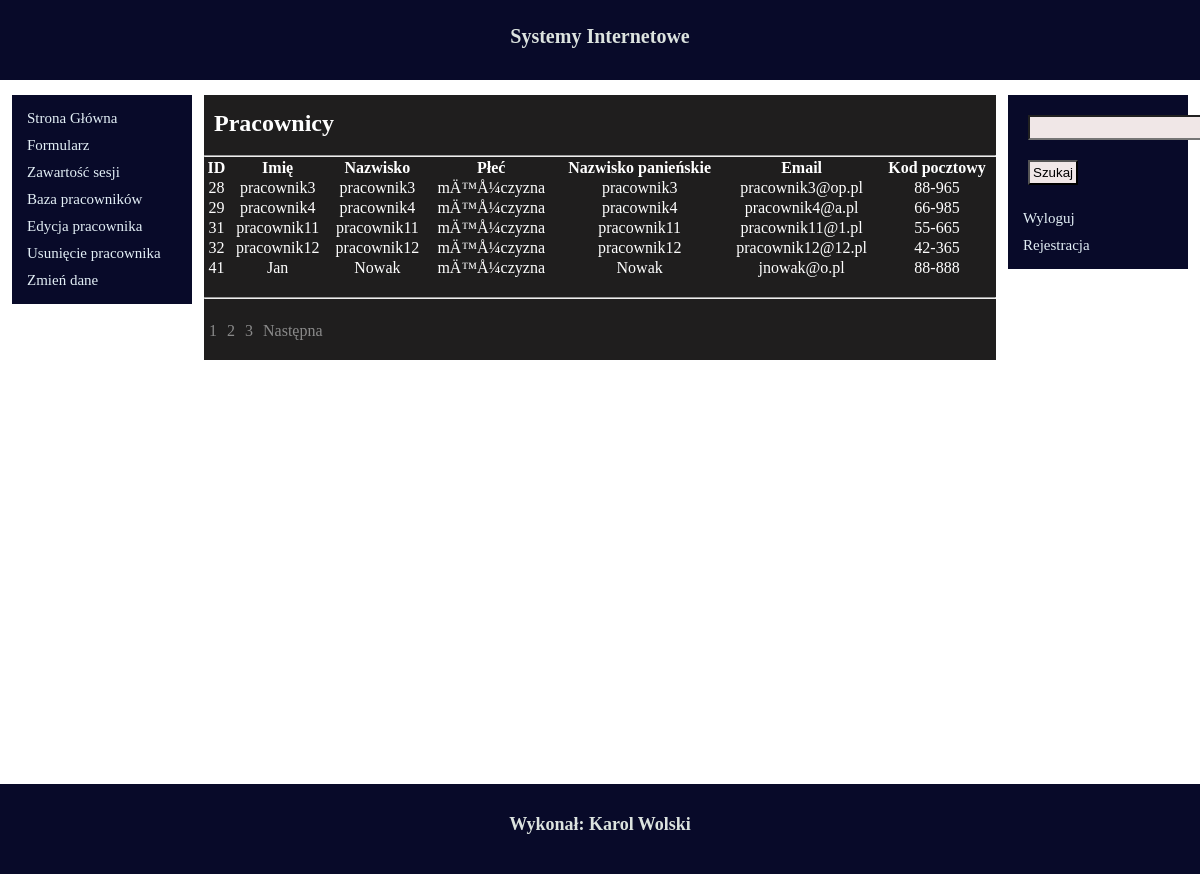
/admin/showworkers.php (signed in), run on the app's committed database.
### tables this page shows
CREATE TABLE IF NOT EXISTS `workers` (
`ID` bigint(20) unsigned NOT NULL,
  `Name` varchar(30) NOT NULL,
  `Surname` varchar(30) NOT NULL,
  `Sex` varchar(15) NOT NULL,
  `MaidenName` varchar(50) DEFAULT NULL,
  `Email` varchar(60) NOT NULL,
  `ZipCode` text NOT NULL
);

### admin/showworkers.php (the view, shortened to what this page needs)
<?php include ("header.php"); ?>
<?php include ("sidebar-left.php"); ?>
	<div class="main">
	<h2>Pracownicy</h2>
	<br>
	<hr>
	<table style="width:100%">
		<thead>
			<tr>
				<th>ID</th>
				<th>Imię</th>
				<th>Nazwisko</th>
				<th>Płeć</th>
				<th>Nazwisko panieńskie</th>
				<th>Email</th>
				<th>Kod pocztowy</th>
			</tr>
		</thead>
		<tbody style="text-align:center">
			<?php
			$start=0;
			$limit=5;
			$sql = mysql_query("SELECT * FROM workers ORDER BY id ASC LIMIT $start, $limit");
			while($row = mysql_fetch_array($sql))
			{
				echo '<tr><td>' . $row['ID'] . '</td>';
				echo '<td>' . $row['Name'] . '</td>';
				echo '<td>' . $row['Surname'] . '</td>';
				echo '<td>' . $row['Sex'] . '</td>';
				echo '<td>' . $row['MaidenName'] . '</td>';
				echo '<td>' . $row['Email'] . '</td>';
				echo '<td>' . $row['ZipCode']. '</td></tr>';
			}
			?>
		</tbody>
	</table>
	<br>
	<hr>
	<br>
	<?php
		$rows=mysql_num_rows(mysql_query("select * from workers"));
		$total=ceil($rows/$limit);
		echo "<ul class='page'>";
		for($i=1;$i<=$total;$i++)
		{
		if($i==$id) { echo "<li class='current'>".$i."</li>"; }
		else { echo "<li><a href='?id=".$i."'>".$i."</a></li>"; }
		}
		if($id!=$total)
		{
			echo "<li><a href='?id=".($id+1)."'>Następna</a></li>";
		}
		echo "</ul>";
	?>
	<br>
	</div>
<?php include ("sidebar-right.php"); ?>
<?php include ("../footer.php"); ?>

### admin/header.php (shortened to what this page needs)
<!DOCTYPE HTML>
<html lang=”pl”>
	<head>
		<link rel="stylesheet" href="../css/style.css">
	</head>
	<body>
		<header>
			<h2>Systemy Internetowe</h2>
		</header>
	<div class="body">

### admin/sidebar-left.php (shortened to what this page needs)
	<div class="sidebar-left">
		<nav class="navigation-left">
			<ul>
				<?php
if(($_SESSION['permission']) == '0')
{
	echo'
	<li><a href="index.php">Strona Główna</a></li>
	';
}
else if(($_SESSION['permission']) == '3')
{
	echo'
	<li><a href="index.php">Strona Główna</a></li>
	<li><a href="addworker.php">Formularz</a></li>
	<li><a href="session.php">Zawartość sesji</a></li>
	<li><a href="showworkers.php?id=1">Baza pracowników</a></li>
	<li><a href="editworker.php">Edycja pracownika</a></li>
	<li><a href="delworker.php">Usunięcie pracownika</a></li>
	<li><a href="edituser.php">Zmień dane</a></li>
	';
}
?>
			</ul>
		</nav>
	</div>

### admin/sidebar-right.php
<div class="sidebar-right">
			<?php
			if(($_SESSION['permission']) > '0')
			{
				echo'<form class="form" action="search.php" method="POST">
						<input type="text" name="search"/>
						<input type="submit" value="Szukaj" />
					</form>';
			}
			?>
			<nav class="navigation-right">
				<ul>
					<li><a href="logout.php">Wyloguj</a></li>
					<li><a href="registration.php">Rejestracja</a></li>
				</ul>
			</nav>
		</div>

### footer.php
		</div>
		<footer>
			<p>Wykonał: Karol Wolski</p>
		</footer>
	</body>
</html>

### css/style.css (style rules this page uses)
* { padding: 0; margin: 0; }
html, body { height: 93%; background-color: #fff; color: #000; margin: 0; padding: 0; }
.body { min-height: 100%; height: auto !important; margin-bottom: -40px; }
header { background-color: #080A29; height: 80px; }
header>h2 { text-align: center; font-size: 20px; color: #DCE3DF; font-weight: bold; padding-top: 25px; }
footer { clear:both; background-color: #080A29; width: 100%; height: 90px; }
footer>p { text-align: center; font-size: 18px; color: #DCE3DF; font-weight: bold; padding-top: 30px; }
nav>ul { list-style: none; margin: 5px; padding-left: 5px; padding-right: 5px; }
nav>ul>li>a { text-decoration: none; color: #E3EFF6; }
.sidebar-left { margin-top: 15px; margin-left: 1%; margin-bottom: 15px; float:left; background-color: #080A29; width:15%; min-width: 10%; }
nav.navigation-left { padding-top: 5px; padding-bottom: 5px; color: #FFFFFF; }
nav.navigation-left>ul>li { padding: 5px; font-size: 15px; }
.sidebar-right { margin-top: 15px; margin-right: 1%; margin-bottom: 15px; float:left; background-color: #080A29; width:15%; }
.form { padding-top: 10px; padding-left: 10px; }
nav.navigation-right { padding-top: 5px; padding-bottom: 5px; }
nav.navigation-right>ul>li { padding: 5px; font-size: 15px; }
.main { margin-top: 15px; margin-bottom: 15px; margin-left: 1%; margin-right: 1%; padding-top: 15px; padding-bottom: 15px; float:left; background-color:#1F1E1E; color: #FFFFFF; width:66%; }
.main>h2 { padding-left: 10px; }
input { margin-top: 10px; margin-left: 10px; margin-bottom: 10px; padding: 3px; background-color: #F0E7E7; }
.page { float: left; margin: 0; padding: 0; }
.page li { list-style: none; display:inline-block; }
.page li a, .current { display: block; padding: 5px; text-decoration: none; color: #8A8A8A; }

### data on the page
workers: ID "28", Name "pracownik3", Surname "pracownik3", Sex "mÄ™Å¼czyzna", MaidenName "pracownik3", Email "pracownik3@op.pl", ZipCode "88-965"
workers: ID "29", Name "pracownik4", Surname "pracownik4", Sex "mÄ™Å¼czyzna", MaidenName "pracownik4", Email "pracownik4@a.pl", ZipCode "66-985"
workers: ID "31", Name "pracownik11", Surname "pracownik11", Sex "mÄ™Å¼czyzna", MaidenName "pracownik11", Email "pracownik11@1.pl", ZipCode "55-665"
workers: ID "32", Name "pracownik12", Surname "pracownik12", Sex "mÄ™Å¼czyzna", MaidenName "pracownik12", Email "pracownik12@12.pl", ZipCode "42-365"
workers: ID "41", Name "Jan", Surname "Nowak", Sex "mÄ™Å¼czyzna", MaidenName "Nowak", Email "jnowak@o.pl", ZipCode "88-888"
